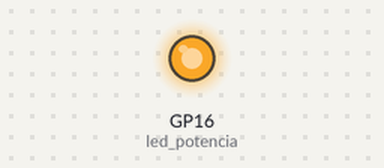
This program was run on a simulated Raspberry Pi Pico running MicroPython. Shown: output pins drawn as LEDs (lit = HIGH).

Above: at 0.05 s.
At 4.0 s:
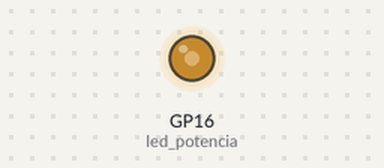
At 6.0 s:
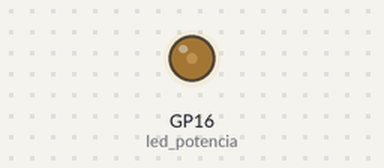
At 12.0 s:
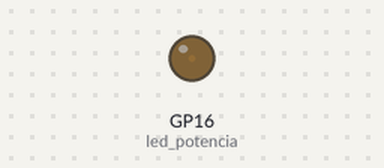
Timing chart, 0 to 15.6 s (numbered marks = the images above):
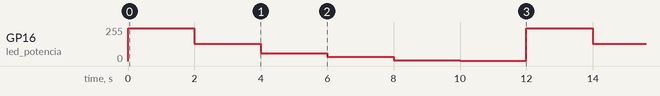

Measured:
- by itself, GP16 (led_potencia): repeats every 12.0 s: 128/255 2.0 s, 58/255 2.0 s, 31/255 2.0 s, 4/255 2.0 s, 1/255 2.0 s, 245/255 2.0 s

The program:

Frequency.py
```python
from machine import Pin, PWM
from utime import sleep

"""
Definimos a porta 16 como PWM e ela já sabe que é para
ESCREVER como saída ANALÓGICA
"""

led_potencia = PWM(Pin(16))

led_potencia.freq(1000)

while(True):
    led_potencia.duty_u16(63000)
    sleep(2)
    led_potencia.duty_u16(33000)
    sleep(2)
    led_potencia.duty_u16(15000)
    sleep(2)
    led_potencia.duty_u16(8000)
    sleep(2)
    led_potencia.duty_u16(1000)
    sleep(2)
    led_potencia.duty_u16(100)
    sleep(2)
```
